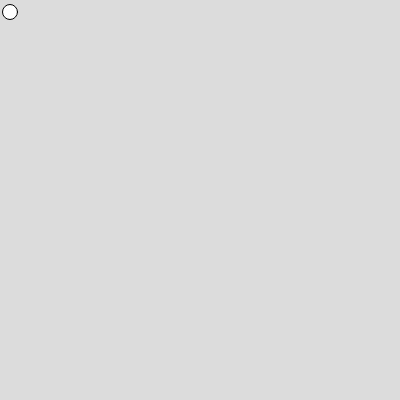
Frame 1 (no input)
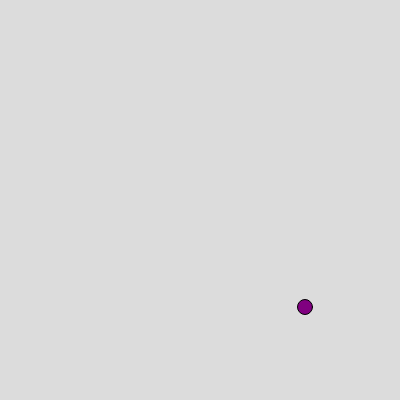
Frame 60 (no input)
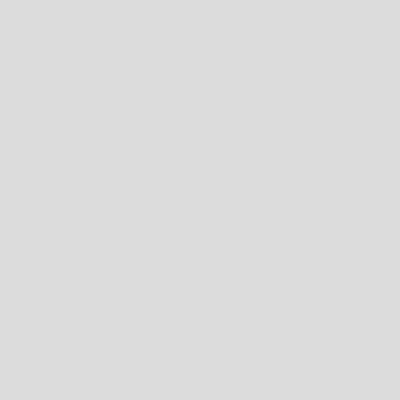
Frame 120 (the mouse pressed at the canvas centre since frame 60)

The p5.js sketch that drew these frames (run headless with seeded random() and noise() and a simulated clock; from frame 60 on, the mouse is pressed at the canvas centre):

// p5.js sketch
// ── sketch.js
function setup() {
  createCanvas(400, 400);
}

function draw() {
  background(220);
  circle(ball.x, ball.y, ball.radius)
  fill (ball.color[0])
  ball.x= ball.x+ ball.xspeed
  ball.y= ball.y +ball.yspeed
}
var ball={
x:10,
y:12,
radius:15,
xspeed:5,
yspeed:5,
color:["purple", "blue", "black"]
}
